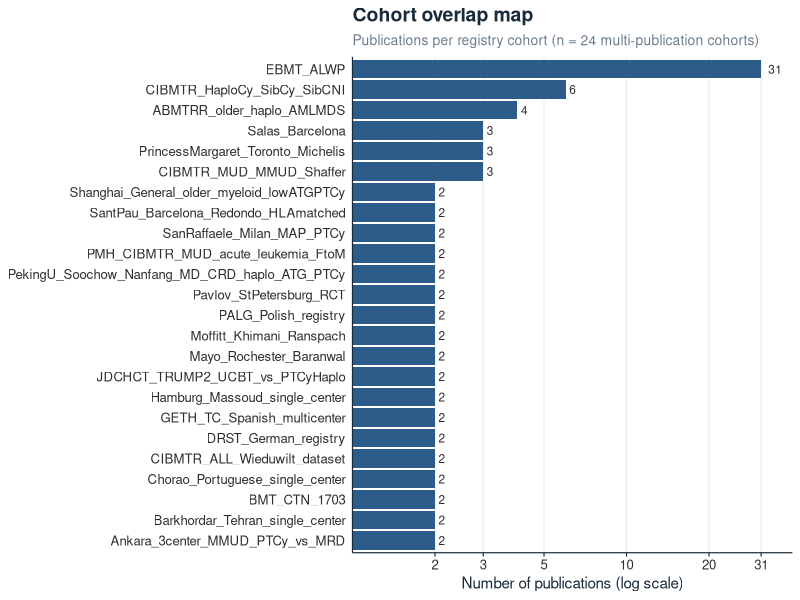
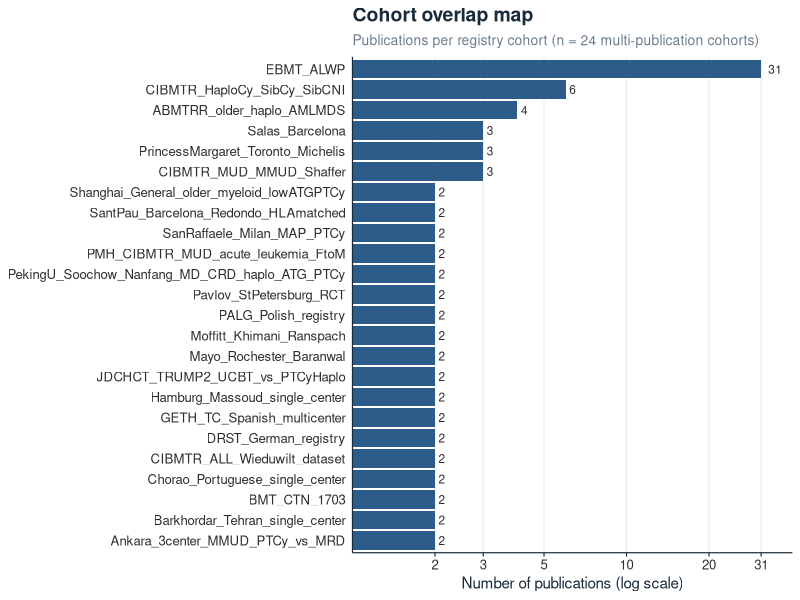
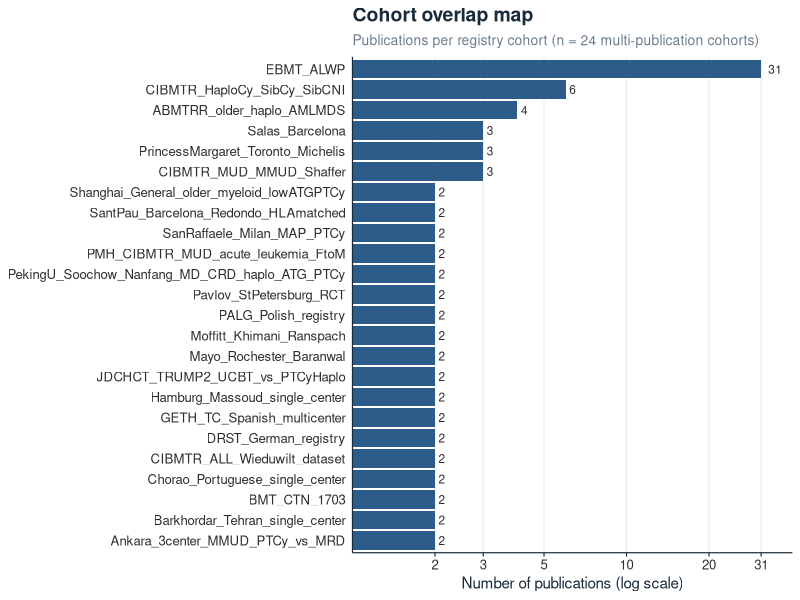

The R source for these figures, in order:
# Rebuild appendix figure S12 (cohort overlap map): publications per cohort for
# cohorts with more than one included publication, from data/studies.csv and
# data/cohorts.csv. The original generator was not kept, so the layout is
# matched by eye to the committed figure (8 x 7 in; log x axis; bars labelled
# with their counts).
# Writes figures/FigureS12_cohort_overlap_map.{png,pdf,svg}. Set `s12_out_dir`
# before sourcing to write somewhere else (for a preview).
# Run from project root: source("scripts/regenerate-s12-cohort-overlap.R")

library(dplyr)
library(readr)
library(ggplot2)

studies <- read_csv("data/studies.csv", show_col_types = FALSE)
cohorts <- read_csv("data/cohorts.csv", show_col_types = FALSE)

overlap <- studies |>
  count(cohort_id, name = "publications") |>
  filter(publications >= 2) |>
  left_join(mutate(cohorts, cohort_id = as.character(cohort_id)) |> select(cohort_id, cohort_label),
            by = "cohort_id") |>
  # largest cohort at the top; ties in reverse alphabetical order from the top
  arrange(publications, tolower(cohort_label)) |>
  mutate(cohort_label = factor(cohort_label, levels = cohort_label))
stopifnot(!anyNA(overlap$cohort_label))

x_breaks <- sort(unique(c(2, 3, 5, 10, 20, max(overlap$publications))))

fig_s12 <- ggplot(overlap, aes(x = publications, y = cohort_label)) +
  geom_col(fill = "#2B5C8A", width = 0.9) +
  geom_text(aes(label = publications), hjust = -0.5, size = 3, colour = "#2D2D2D") +
  scale_x_log10(breaks = x_breaks, limits = c(1, max(overlap$publications) * 1.3), expand = c(0, 0)) +
  labs(
    title = "Cohort overlap map",
    subtitle = sprintf("Publications per registry cohort (n = %d multi-publication cohorts)", nrow(overlap)),
    x = "Number of publications (log scale)", y = NULL
  ) +
  theme_minimal(base_size = 11, base_family = "Helvetica") +
  theme(
    plot.title = element_text(face = "bold", colour = "#1A2A3A", size = 14),
    plot.subtitle = element_text(colour = "#6B7D8D", size = 10),
    axis.text = element_text(colour = "#2D2D2D", size = 9.5),
    axis.title.x = element_text(colour = "#1A2A3A", size = 11),
    axis.line = element_line(colour = "#1A2A3A", linewidth = 0.4),
    axis.ticks.x = element_line(colour = "#1A2A3A", linewidth = 0.4),
    panel.grid.major.y = element_blank(),
    panel.grid.minor = element_blank(),
    panel.grid.major.x = element_line(colour = "#EBEBEB", linewidth = 0.4)
  )

out_dir <- if (exists("s12_out_dir")) s12_out_dir else "figures"
for (dev in c("png", "pdf", "svg")) {
  ggsave(file.path(out_dir, paste0("FigureS12_cohort_overlap_map.", dev)), fig_s12,
         width = 8, height = 7, dpi = 300, bg = "white",
         device = if (dev == "pdf") cairo_pdf else dev)
}
